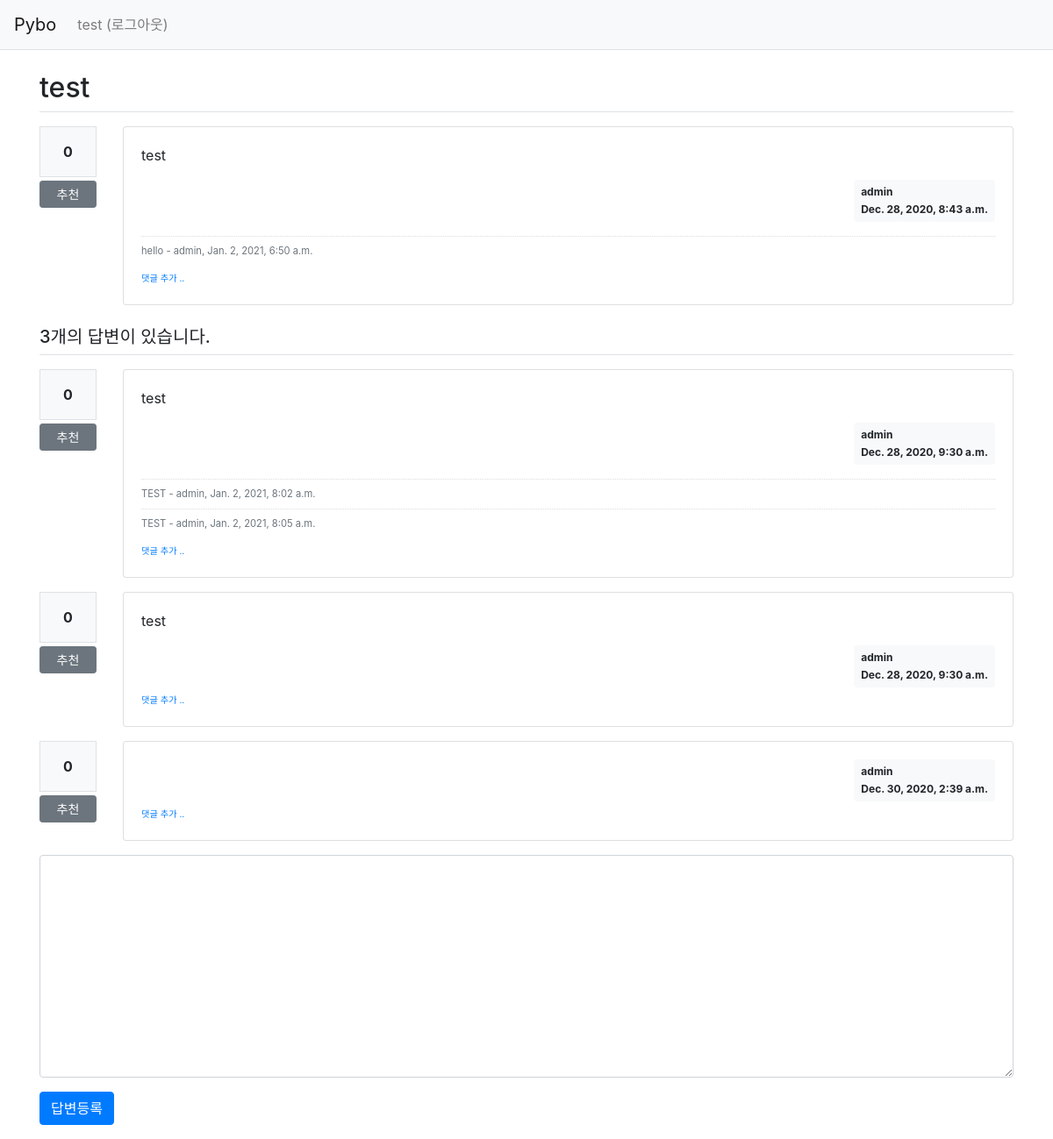
Screenshot of /pybo/4/ (signed in) with the database file from the repository.
### pybo/models.py (models this page shows, shortened)
class Question(models.Model):
    author = models.ForeignKey(User, on_delete=models.CASCADE, related_name='author_question')
    subject = models.CharField(max_length=200)
    content = models.TextField()
    create_date = models.DateTimeField()
    modify_date = models.DateTimeField(null=True, blank=True)
    voter = models.ManyToManyField(User, related_name='voter_question')

class Comment(models.Model):
    author = models.ForeignKey(User, on_delete=models.CASCADE)
    content = models.TextField()
    create_date = models.DateTimeField()
    modify_date = models.DateTimeField(null=True, blank=True)
    question = models.ForeignKey(Question, null=True, blank=True, on_delete=models.CASCADE)
    answer = models.ForeignKey(Answer, null=True, blank=True, on_delete=models.CASCADE)

class Answer(models.Model):
    author = models.ForeignKey(User, on_delete=models.CASCADE, related_name='author_answer')
    question = models.ForeignKey(Question, on_delete=models.CASCADE)
    content = models.TextField()
    create_date = models.DateTimeField()
    modify_date = models.DateTimeField(null=True, blank=True)
    voter = models.ManyToManyField(User, related_name='voter_answer')

### pybo/views/base_views.py (the view)
def detail(request, question_id):
    question = get_object_or_404(Question, pk=question_id)
    context = {'question': question}
    return render(request, 'pybo/question_detail.html', context)

### pybo/templatetags/pybo_filter.py (called while the page is built)
@register.filter()
def mark(value):
    extensions = ["nl2br", "fenced_code"]
    return mark_safe(markdown.markdown(value, extensions=extensions))

### templates/pybo/question_detail.html (shortened to what this page needs)
{% extends 'base.html' %}
{% load pybo_filter %}
{% block content %}
<div class="container my-3">
    <h2 class="border-bottom py-2">{{ question.subject }}</h2>
    <div class="row my-3">
        <div class="col-1">
            <div class="bg-light text-center p-3 border font-weight-bolder mb-1">{{question.voter.count}}</div>
            <a href="#" data-uri="{% url 'pybo:vote_question' question.id  %}"
               class="recommend btn btn-sm btn-secondary btn-block my-1">추천</a>
        </div>
        <div class="col-11">
            <div class="card">
                <div class="card-body">
                    <div class="card-text">{{ question.content|mark }}</div>
                    <div class="d-flex justify-content-end">
                        <div class="badge badge-light p-2 text-left">
                            <div class="mb-2">{{ question.author.username }}</div>
                            <div>{{ question.create_date }}</div>
                        </div>
                    </div>
                    {% if question.comment_set.count > 0 %}
                    <div class="mt-3">
                    {% for comment in question.comment_set.all %}
                        <div class="comment py-2 text-muted">
                            <span style="white-space: pre-line;">{{ comment.content }}</span>
                            <span>
                                - {{ comment.author }}, {{ comment.create_date }}
                            </span>
                        </div>
                    {% endfor %}
                    </div>
                    {% endif %}
                    <div>
                        <a href="{% url 'pybo:comment_create_question' question.id  %}"
                           class="small"><small>댓글 추가 ..</small></a>
                    </div>
                </div>
            </div>
        </div>
    </div>
    <h5 class="border-bottom my-3 py-2">{{question.answer_set.count}}개의 답변이 있습니다.</h5>
    {% for answer in question.answer_set.all %}
    <div class="row my-3">
        <div class="col-1">
            <div class="bg-light text-center p-3 border font-weight-bolder mb-1">{{answer.voter.count}}</div>
            <a href="#" data-uri="{% url 'pybo:vote_answer' answer.id  %}"
                class="recommend btn btn-sm btn-secondary btn-block my-1">추천</a>
        </div>
        <div class="col-11">
            <div class="card">
                <div class="card-body">
                    <div class="card-text">{{ answer.content|mark }}</div>
                    <div class="d-flex justify-content-end">
                        <div class="badge badge-light p-2 text-left">
                            <div class="mb-2">{{ answer.author.username }}</div>
                            <div>{{ answer.create_date }}</div>
                        </div>
                    </div>
                    {% if answer.comment_set.count > 0 %}
                    <div class="mt-3">
                    {% for comment in answer.comment_set.all %}
                        <div class="comment py-2 text-muted">
                            <span style="white-space: pre-line;">{{ comment.content }}</span>
                            <span>
                                - {{ comment.author }}, {{ comment.create_date }}
                            </span>
                        </div>
                    {% endfor %}
                    </div>
                    {% endif %}
                    <div>
                        <a href="{% url 'pybo:comment_create_answer' answer.id  %}"
                           class="small"><small>댓글 추가 ..</small></a>
                    </div>
                </div>
            </div>
        </div>
    </div>
    {% endfor %}
    <form action="{% url 'pybo:answer_create' question.id %}" method="post" class="my-3">
        <div class="form-group">
            <textarea {% if not user.is_authenticated %}disabled{% endif %}
              name="content" id="content" class="form-control" rows="10"></textarea>
        </div>
        <input type="submit" value="답변등록" class="btn btn-primary">
    </form>
</div>
{% endblock %}

### templates/navbar.html (shortened to what this page needs)
<nav class="navbar navbar-expand-lg navbar-light bg-light border-bottom">
    <a class="navbar-brand" href="{% url 'pybo:index' %}">Pybo</a>
    <div class="collapse navbar-collapse flex-grow-0" id="navbarNav">
        <ul class="navbar-nav">
            <li class="nav-item ">
                {% if user.is_authenticated %}
                <a class="nav-link" href="{% url 'common:logout' %}">{{ user.username }} (로그아웃)</a>
                {% else %}
                <a class="nav-link" href="{% url 'common:login' %}">로그인</a>
                {% endif %}
            </li>
        </ul>
    </div>
</nav>

### static/style.css (style rules this page uses)
.comment { border-top:dotted 1px #ddd; font-size:0.7em; }

### rows the page displays
Question: subject "test", voter.count "0", content|mark "test", author.username "admin", create_date "Dec. 28, 2020, 8:43 a.m.", answer_set.count "3"
Comment: content "hello", author "admin", create_date "Jan. 2, 2021, 6:50 a.m."
Answer: voter.count "0", content|mark "test", author.username "admin", create_date "Dec. 28, 2020, 9:30 a.m."
Comment: content "TEST", author "admin", create_date "Jan. 2, 2021, 8:02 a.m."
Comment: content "TEST", author "admin", create_date "Jan. 2, 2021, 8:05 a.m."
Answer: voter.count "0", content|mark "test", author.username "admin", create_date "Dec. 28, 2020, 9:30 a.m."
Answer: voter.count "0", author.username "admin", create_date "Dec. 30, 2020, 2:39 a.m."

### other values shown
{{ user.username }} "test"
